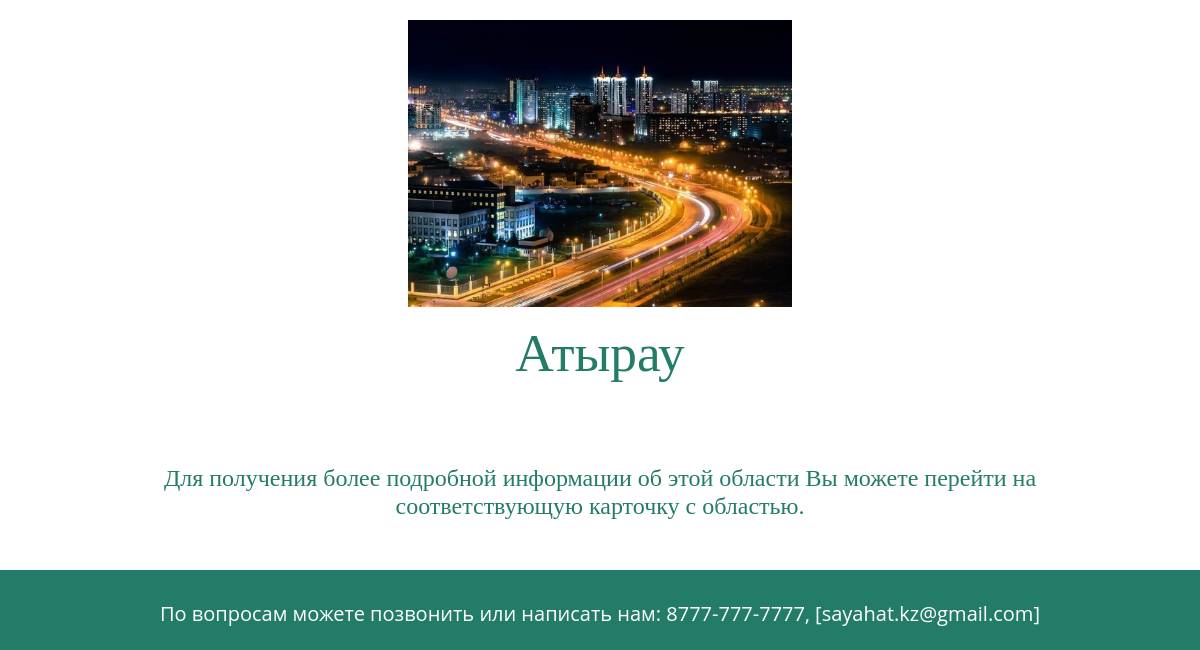
/areas (lower part), run on an earlier commit of the app's database.
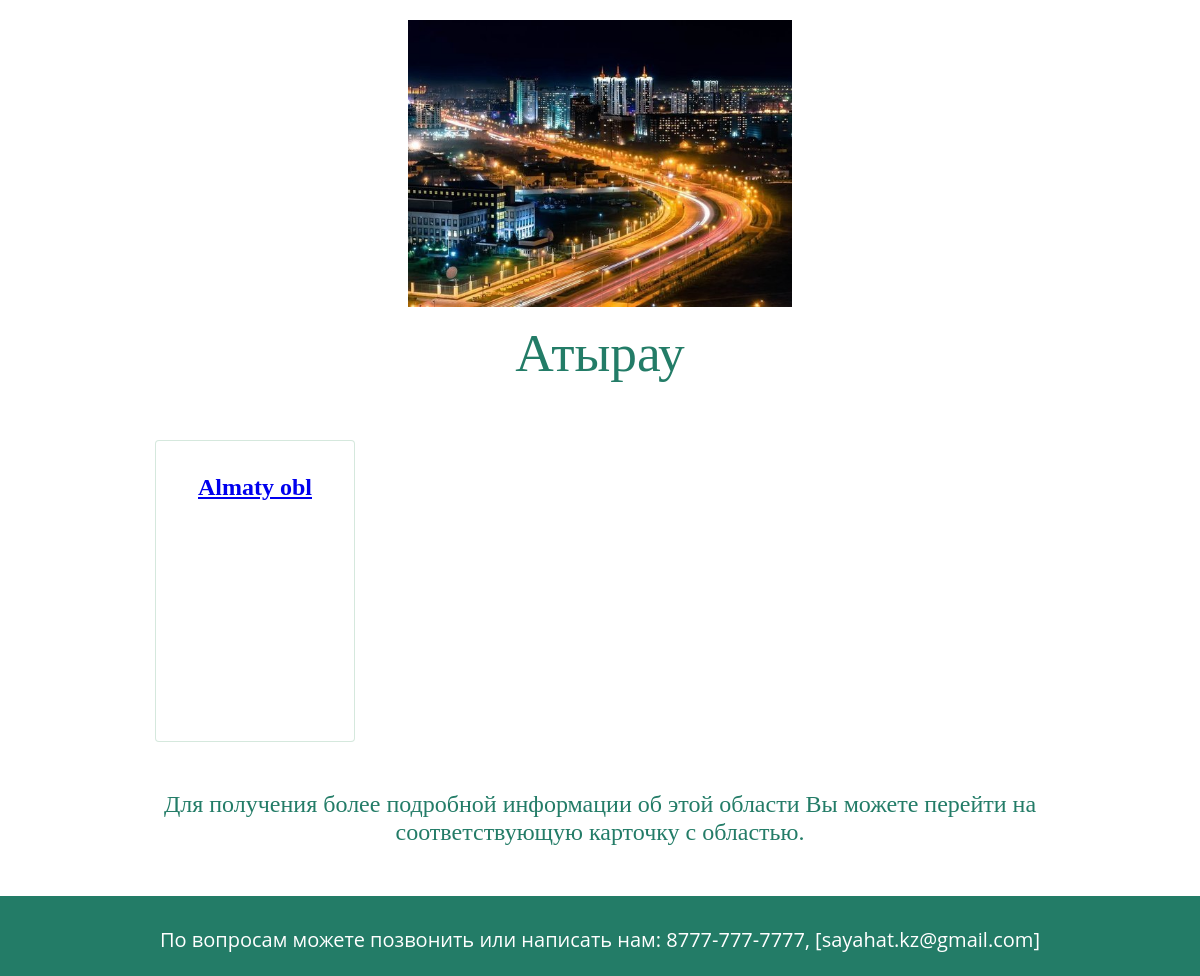
And on a later commit of the database.
### main/models.py (models this page shows, shortened)
class Area(models.Model):
    location = models.CharField(max_length=120, unique=True)
    image = models.ImageField(upload_to='areas_image')
    class Meta:
        verbose_name = 'Area'
        verbose_name_plural = 'Areas'

### main/views.py (the view)
# urls.py: path('areas', views.areas, name='areas'),
def areas(request):
    context = {
            'title': 'sayahat',
            'areas': Area.objects.all(),
        }
    return render(request, 'main/areas.html', context)

### main/templates/main/areas.html (shortened to what this page needs)
{% load static %}
<!DOCTYPE html>
<html lang="en">
<head>
    <link rel="stylesheet" href="{% static '/vendor/css/css/style2.css'%}">
</head>
<body>
<div class="main">
    <div class="max_width mrl_auto text_center mt50px content_col">
        <div class="flex-column items-center">
            <div >
                <img src="{% static '/vendor/css/images/Atyrau.jpg' %}" width="40%">
                <p class="mt0px">Атырау</p>
            </div>
            <div class="flex " style="flex-wrap: wrap">
                {% for area in areas %}
                <div class="mb15rem" style="flex: 0 0 17%;max-width: 30%;min-width: 200px; margin-left: 35px;">
                    <div class="card" style="height: 300px">
                        <div class="card-body">
                            <h4 class="card-title">
                                <a href="{% url 'main:area_products' %}">{{ area.location }}</a>
                            </h4>
                        </div>
                    </div>
                </div>
                {% endfor %}
            </div>
            <div style="font-size: 18pt;">
                <p>Для получения более подробной информации об этой области Вы можете перейти на соответствующую карточку с областью.</p>
            </div>
        </div>
    </div>
    <footer>
        <div style="margin-top: 30px">
            <p>По вопросам можете позвонить или написать нам: 8777-777-7777, [sayahat.kz@gmail.com]</p>
        </div>
    </footer>
</div>
</body>
</html>

What changed in the data, as far as the page shows it:
added Area: location "Almaty obl"
